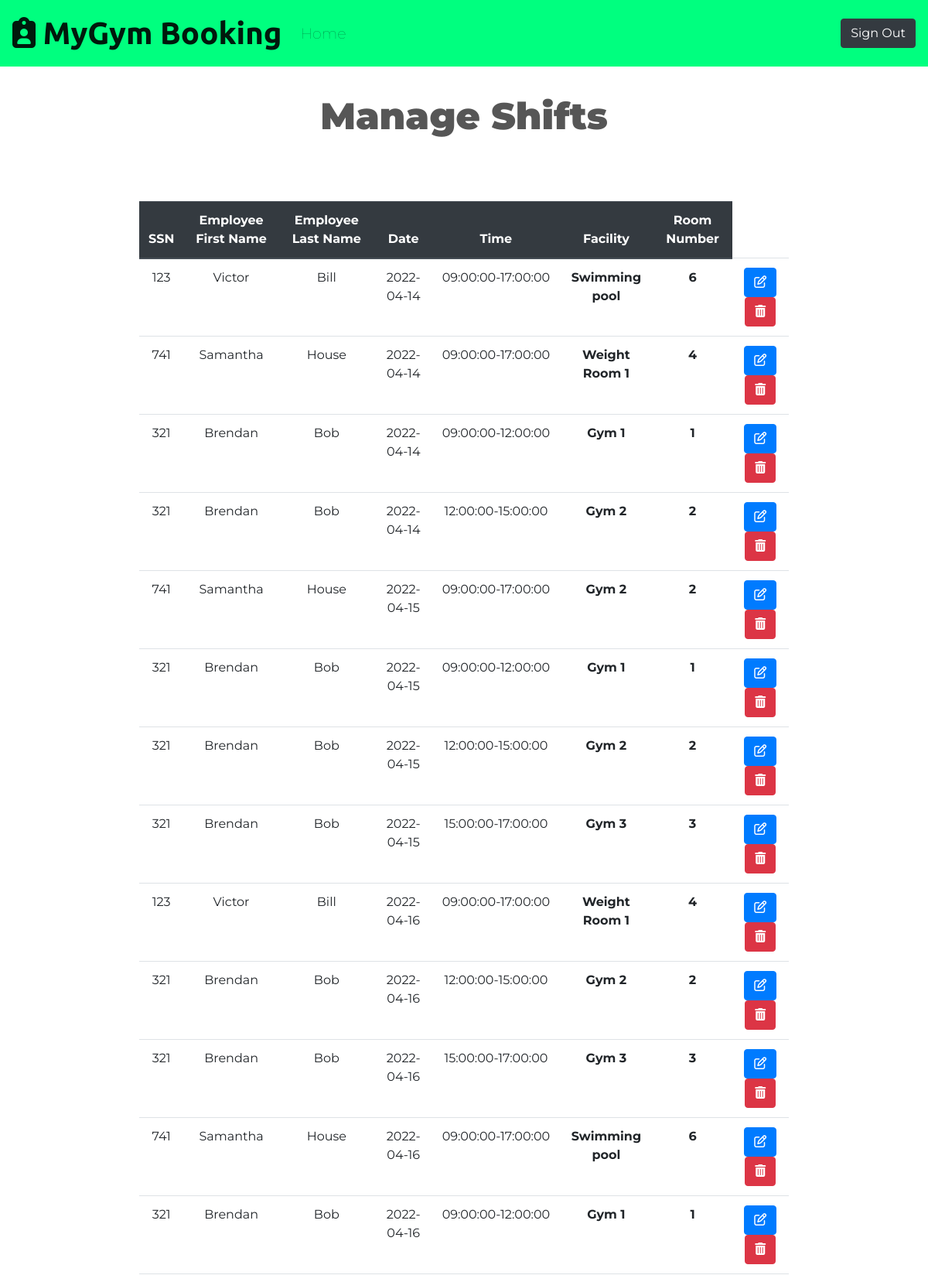
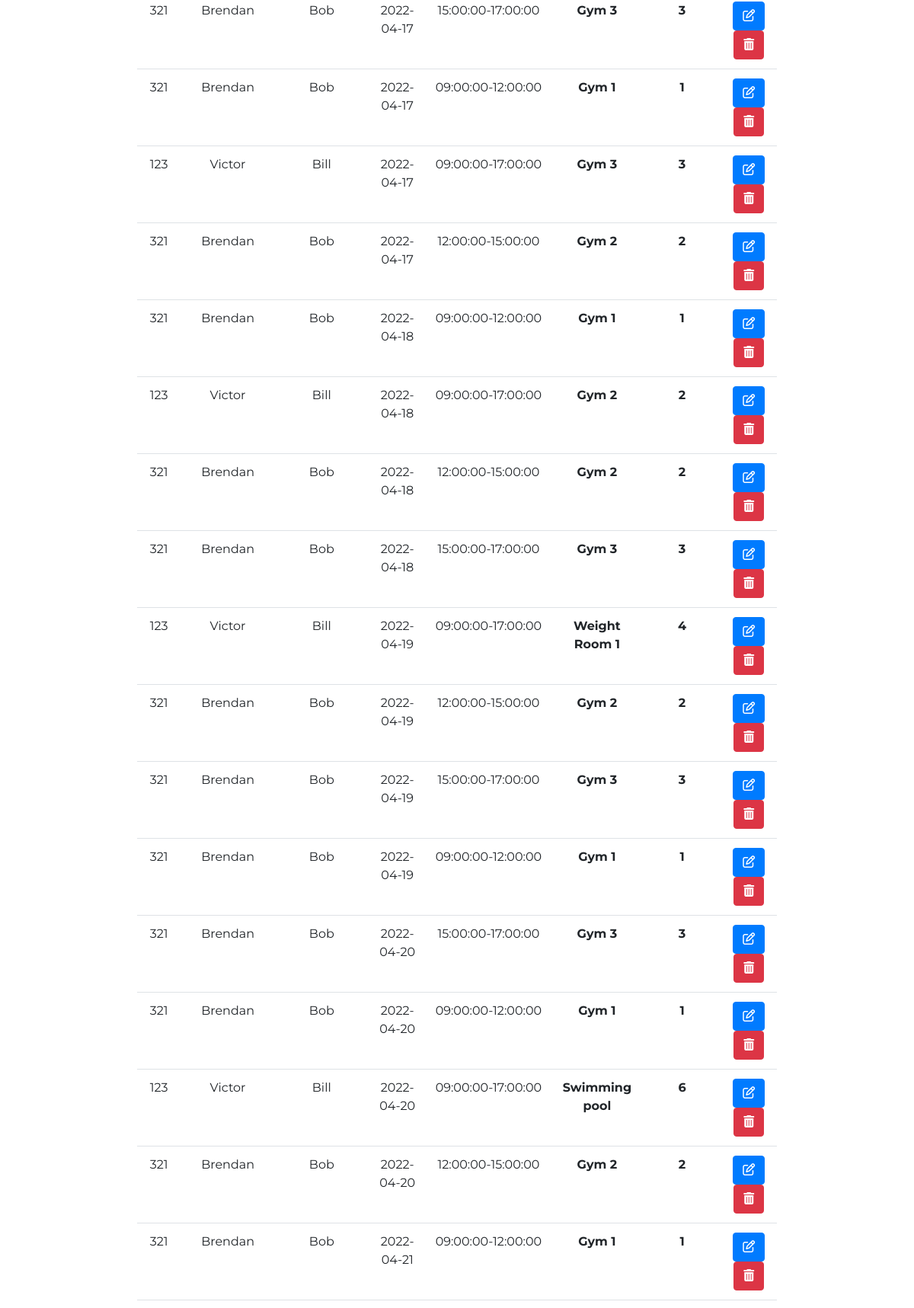
The app's page /manage-shifts.php (upper part) with its own data (2 pictures, top to bottom).
### tables this page shows
CREATE TABLE `shift` (
  `ShiftID` int(11) NOT NULL,
  `SSN` int(10) NOT NULL,
  `Date` date NOT NULL,
  `StartTime` time NOT NULL,
  `EndTime` time NOT NULL,
  `RoomNum` int(11) NOT NULL
);

CREATE TABLE `account` (
  `Username` varchar(200) NOT NULL,
  `FirstName` varchar(200) NOT NULL,
  `LastName` varchar(20) NOT NULL,
  `Startdate` date NOT NULL DEFAULT current_timestamp(),
  `AccountType` int(5) NOT NULL,
  `VaccinationStatus` int(5) NOT NULL,
  `BirthDate` date NOT NULL,
  `Certification` varchar(200) DEFAULT NULL,
  `SSN` int(10) NOT NULL,
  `Password` varchar(200) NOT NULL
);

CREATE TABLE `facility` (
  `RoomNum` int(10) NOT NULL,
  `MaxOccupancy` int(10) NOT NULL,
  `Cleaned` tinyint(1) NOT NULL,
  `FacilityName` varchar(200) NOT NULL
);

### manage-shifts.php (the view, shortened to what this page needs)
<!DOCTYPE html>
<html lang="en" dir="ltr">
<?php
  require 'config/db.php';
  $readQuery = "SELECT a.FirstName, a.LastName, a.SSN, `Date`, `StartTime`, `EndTime`, f.FacilityName, f.RoomNum FROM `shift` as s, `facility` as f, `account` as a  WHERE s.SSN = a.SSN AND s.RoomNum = f.RoomNum ORDER BY Date ASC;";
  if (!$fetchedresult = mysqli_query($connection, $readQuery))
  {
    exit("An error occured while fetching the shifts");
  }
?>
<head>
  <link rel="stylesheet" href="https://cdn.jsdelivr.net/npm/bootstrap@4.6.1/dist/css/bootstrap.min.css">
  <link rel="stylesheet" href="css/styles.css">
</head>
<body>
  <section id="nav">
      <nav class="navbar navbar-expand-md navbar-light">
        <a class="navbar-brand" href="#">
          <i class="fa-solid fa-clipboard-user fa-1x"></i>
          MyGym Booking
        </a>
        <div class="collapse navbar-collapse" id="navbarNavAltMarkup">
          <div class="navbar-nav">
          <a class="nav-item nav-link" href="manager-home.php">Home <span class="sr-only"></span></a>
          </div>
        </div>
        <div class="login">
            <a href="login.php" class="login btn btn-dark" type="button">Sign Out</a>
        </div>
      </nav>
  </section>
  <section id="about">
    <div class="welcome row">
      <div class="col">
        <h1>Manage Shifts</h1>
      </div>
    </div>
    <div class="schedule row">
      <table class="table">
        <thead class="thead-dark">
          <tr>
            <th scope="col">SSN</th>
            <th scope="col">Employee First Name</th>
            <th scope="col">Employee Last Name</th>
            <th scope="col">Date</th>
            <th scope="col">Time</th>
            <th scope="col">Facility</th>
            <th scope="col">Room Number</th>
          </tr>
        </thead>
        <tbody>
          <?php while($employee_shift = mysqli_fetch_assoc($fetchedresult)): ?>
          <tr>
            <td> <?php echo $employee_shift['SSN']; ?></td>
            <td> <?php echo $employee_shift['FirstName']; ?></td>
            <td> <?php echo $employee_shift['LastName']; ?></td>
            <td> <?php echo $employee_shift['Date']; ?></td>
            <td> <?php echo $employee_shift['StartTime']."-".$employee_shift['EndTime']; ?></td>
            <th> <?php echo $employee_shift['FacilityName']; ?></th>
            <th> <?php echo $employee_shift['RoomNum']; ?></th>
            <td>
              <a href = "<?php echo "manage-shifts.php?UpdateSSN=".$employee_shift['SSN']."&UpdateDate=".$employee_shift['Date']."&UpdateStart_time=".$employee_shift['StartTime']."&UpdateEnd_time=".$employee_shift['EndTime']."&updateRoom=".$employee_shift['RoomNum']; ?>" class="btn btn-primary" name="button"><i class="fa fa-edit"></i></a>
              <a href = "<?php echo "manage-shifts.php?deleteSSN=".$employee_shift['SSN']."&deleteDate=".$employee_shift['Date']."&deleteStart_time=".$employee_shift['StartTime']."&deleteEnd_time=".$employee_shift['EndTime']."&deleteRoom=".$employee_shift['RoomNum']; ?>" class="btn btn-danger" name="button"><i class="fa fa-trash"></i></a>
            </td>
          </tr>
          <?php endwhile;?>
        </tbody>
      </table>
    </div>
  </section>
</body>
</html>

### css/styles.css (style rules this page uses)
#nav { background-color: #00FF7F; color: white; }
.navbar-brand { font-family: 'Ubuntu', sans-serif; font-size: 2.5rem; font-weight: bold; }
.nav-link { font-size: 1.2rem; font-family:'Montserrat', sans-serif; font-weight: lighter; }
.nav-item { padding: 0 18px; color: #8f8f8f; }
.login { display:flex; justify-content: flex-end; }
.welcome, .schedule, .data-table { display: flex; text-align: center; padding: 3% 15%; justify-content: center; }
.row { margin:0; justify-content: center; }
body { font-family: 'Montserrat', sans-serif; font-weight: normal; color: #565656; }
h1 { font-family: 'Montserrat', sans-serif; font-weight: 900; font-size: 3.0rem; }

### records on screen
shift: SSN.SSN "123", SSN.FirstName "Victor", SSN.LastName "Bill", Date "2022-04-14", StartTime "09:00:00", EndTime "17:00:00", RoomNum.FacilityName "Swimming pool", RoomNum.RoomNum "6"
shift: SSN.SSN "741", SSN.FirstName "Samantha", SSN.LastName "House", Date "2022-04-14", StartTime "09:00:00", EndTime "17:00:00", RoomNum.FacilityName "Weight Room 1", RoomNum.RoomNum "4"
shift: SSN.SSN "321", SSN.FirstName "Brendan", SSN.LastName "Bob", Date "2022-04-14", StartTime "09:00:00", EndTime "12:00:00", RoomNum.FacilityName "Gym 1", RoomNum.RoomNum "1"
shift: SSN.SSN "321", SSN.FirstName "Brendan", SSN.LastName "Bob", Date "2022-04-14", StartTime "12:00:00", EndTime "15:00:00", RoomNum.FacilityName "Gym 2", RoomNum.RoomNum "2"
shift: SSN.SSN "741", SSN.FirstName "Samantha", SSN.LastName "House", Date "2022-04-15", StartTime "09:00:00", EndTime "17:00:00", RoomNum.FacilityName "Gym 2", RoomNum.RoomNum "2"
shift: SSN.SSN "321", SSN.FirstName "Brendan", SSN.LastName "Bob", Date "2022-04-15", StartTime "09:00:00", EndTime "12:00:00", RoomNum.FacilityName "Gym 1", RoomNum.RoomNum "1"
shift: SSN.SSN "321", SSN.FirstName "Brendan", SSN.LastName "Bob", Date "2022-04-15", StartTime "12:00:00", EndTime "15:00:00", RoomNum.FacilityName "Gym 2", RoomNum.RoomNum "2"
shift: SSN.SSN "321", SSN.FirstName "Brendan", SSN.LastName "Bob", Date "2022-04-15", StartTime "15:00:00", EndTime "17:00:00", RoomNum.FacilityName "Gym 3", RoomNum.RoomNum "3"
shift: SSN.SSN "123", SSN.FirstName "Victor", SSN.LastName "Bill", Date "2022-04-16", StartTime "09:00:00", EndTime "17:00:00", RoomNum.FacilityName "Weight Room 1", RoomNum.RoomNum "4"
shift: SSN.SSN "321", SSN.FirstName "Brendan", SSN.LastName "Bob", Date "2022-04-16", StartTime "12:00:00", EndTime "15:00:00", RoomNum.FacilityName "Gym 2", RoomNum.RoomNum "2"
shift: SSN.SSN "321", SSN.FirstName "Brendan", SSN.LastName "Bob", Date "2022-04-16", StartTime "15:00:00", EndTime "17:00:00", RoomNum.FacilityName "Gym 3", RoomNum.RoomNum "3"
shift: SSN.SSN "741", SSN.FirstName "Samantha", SSN.LastName "House", Date "2022-04-16", StartTime "09:00:00", EndTime "17:00:00", RoomNum.FacilityName "Swimming pool", RoomNum.RoomNum "6"
shift: SSN.SSN "321", SSN.FirstName "Brendan", SSN.LastName "Bob", Date "2022-04-16", StartTime "09:00:00", EndTime "12:00:00", RoomNum.FacilityName "Gym 1", RoomNum.RoomNum "1"
shift: SSN.SSN "321", SSN.FirstName "Brendan", SSN.LastName "Bob", Date "2022-04-17", StartTime "15:00:00", EndTime "17:00:00", RoomNum.FacilityName "Gym 3", RoomNum.RoomNum "3"
shift: SSN.SSN "321", SSN.FirstName "Brendan", SSN.LastName "Bob", Date "2022-04-17", StartTime "09:00:00", EndTime "12:00:00", RoomNum.FacilityName "Gym 1", RoomNum.RoomNum "1"
shift: SSN.SSN "123", SSN.FirstName "Victor", SSN.LastName "Bill", Date "2022-04-17", StartTime "09:00:00", EndTime "17:00:00", RoomNum.FacilityName "Gym 3", RoomNum.RoomNum "3"
shift: SSN.SSN "321", SSN.FirstName "Brendan", SSN.LastName "Bob", Date "2022-04-17", StartTime "12:00:00", EndTime "15:00:00", RoomNum.FacilityName "Gym 2", RoomNum.RoomNum "2"
shift: SSN.SSN "321", SSN.FirstName "Brendan", SSN.LastName "Bob", Date "2022-04-18", StartTime "09:00:00", EndTime "12:00:00", RoomNum.FacilityName "Gym 1", RoomNum.RoomNum "1"
shift: SSN.SSN "123", SSN.FirstName "Victor", SSN.LastName "Bill", Date "2022-04-18", StartTime "09:00:00", EndTime "17:00:00", RoomNum.FacilityName "Gym 2", RoomNum.RoomNum "2"
shift: SSN.SSN "321", SSN.FirstName "Brendan", SSN.LastName "Bob", Date "2022-04-18", StartTime "12:00:00", EndTime "15:00:00", RoomNum.FacilityName "Gym 2", RoomNum.RoomNum "2"
shift: SSN.SSN "321", SSN.FirstName "Brendan", SSN.LastName "Bob", Date "2022-04-18", StartTime "15:00:00", EndTime "17:00:00", RoomNum.FacilityName "Gym 3", RoomNum.RoomNum "3"
shift: SSN.SSN "123", SSN.FirstName "Victor", SSN.LastName "Bill", Date "2022-04-19", StartTime "09:00:00", EndTime "17:00:00", RoomNum.FacilityName "Weight Room 1", RoomNum.RoomNum "4"
shift: SSN.SSN "321", SSN.FirstName "Brendan", SSN.LastName "Bob", Date "2022-04-19", StartTime "12:00:00", EndTime "15:00:00", RoomNum.FacilityName "Gym 2", RoomNum.RoomNum "2"
shift: SSN.SSN "321", SSN.FirstName "Brendan", SSN.LastName "Bob", Date "2022-04-19", StartTime "15:00:00", EndTime "17:00:00", RoomNum.FacilityName "Gym 3", RoomNum.RoomNum "3"
shift: SSN.SSN "321", SSN.FirstName "Brendan", SSN.LastName "Bob", Date "2022-04-19", StartTime "09:00:00", EndTime "12:00:00", RoomNum.FacilityName "Gym 1", RoomNum.RoomNum "1"
shift: SSN.SSN "321", SSN.FirstName "Brendan", SSN.LastName "Bob", Date "2022-04-20", StartTime "15:00:00", EndTime "17:00:00", RoomNum.FacilityName "Gym 3", RoomNum.RoomNum "3"
shift: SSN.SSN "321", SSN.FirstName "Brendan", SSN.LastName "Bob", Date "2022-04-20", StartTime "09:00:00", EndTime "12:00:00", RoomNum.FacilityName "Gym 1", RoomNum.RoomNum "1"
shift: SSN.SSN "123", SSN.FirstName "Victor", SSN.LastName "Bill", Date "2022-04-20", StartTime "09:00:00", EndTime "17:00:00", RoomNum.FacilityName "Swimming pool", RoomNum.RoomNum "6"
shift: SSN.SSN "321", SSN.FirstName "Brendan", SSN.LastName "Bob", Date "2022-04-20", StartTime "12:00:00", EndTime "15:00:00", RoomNum.FacilityName "Gym 2", RoomNum.RoomNum "2"
shift: SSN.SSN "321", SSN.FirstName "Brendan", SSN.LastName "Bob", Date "2022-04-21", StartTime "09:00:00", EndTime "12:00:00", RoomNum.FacilityName "Gym 1", RoomNum.RoomNum "1"
